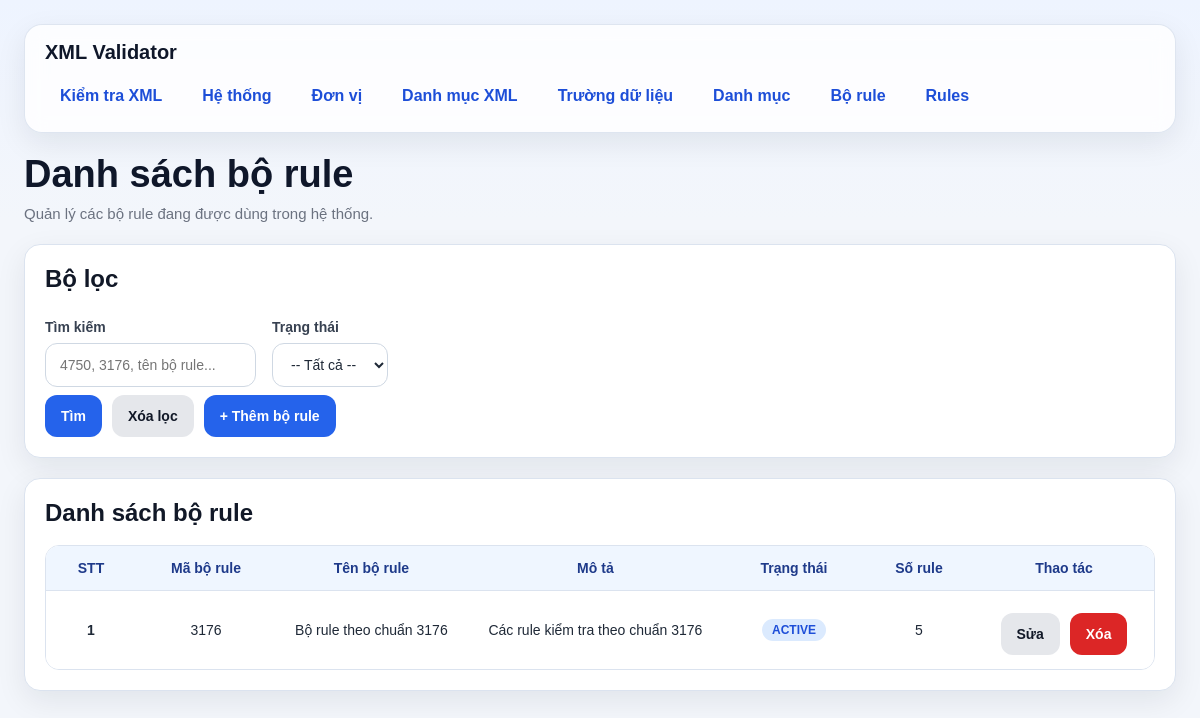
The app's page /rule-sets/ with its own data.
### models/rule_model.py (models this page shows, shortened)
class BoRule(db.Model):
    __tablename__ = "bo_rule"
    id = db.Column(db.Integer, primary_key=True)
    ma_bo_rule = db.Column(db.String(100), nullable=False, unique=True)
    ten_bo_rule = db.Column(db.String(255), nullable=False)
    mo_ta = db.Column(db.String(500), nullable=True)
    is_active = db.Column(db.Boolean, nullable=False, default=True)

### routes/rule_set_routes.py (the view, shortened to what this page needs)
@rule_set_bp.route("/", methods=["GET"])
def list_rule_sets():
    keyword = (request.args.get("keyword") or "").strip()
    status = (request.args.get("status") or "").strip()
    query = BoRule.query
    if status == "active":
        query = query.filter(BoRule.is_active.is_(True))
    elif status == "inactive":
        query = query.filter(BoRule.is_active.is_(False))
    items = query.order_by(BoRule.id.asc()).all()
    return render_template("rule_sets.html", items=items, keyword=keyword, status=status)

### templates/rule_sets.html (shortened to what this page needs)
{% extends "base.html" %}
{% block content %}
<div class="page-header">
    <h1 class="page-title">Danh sách bộ rule</h1>
    <div class="page-subtitle">Quản lý các bộ rule đang được dùng trong hệ thống.</div>
</div>
<div class="card">
    <h2 class="card-title">Bộ lọc</h2>
    <form method="GET">
        <div class="grid">
            <div class="col-6">
                <label>Tìm kiếm</label>
                <input type="text" name="keyword" value="{{ keyword }}" placeholder="4750, 3176, tên bộ rule...">
            </div>
            <div class="col-6">
                <label>Trạng thái</label>
                <select name="status">
                    <option value="">-- Tất cả --</option>
                </select>
            </div>
        </div>
        <div class="actions">
            <button class="btn btn-primary" type="submit">Tìm</button>
            <a href="/rule-sets" class="btn btn-secondary">Xóa lọc</a>
            <a href="/rule-sets/create" class="btn btn-primary">+ Thêm bộ rule</a>
        </div>
    </form>
</div>
<div class="card">
    <h2 class="card-title">Danh sách bộ rule</h2>
    {% if items %}
        <div class="table-wrap">
            <table>
                <thead>
                    <tr>
                        <th style="width: 90px;">STT</th>
                        <th style="width: 140px;">Mã bộ rule</th>
                        <th>Tên bộ rule</th>
                        <th>Mô tả</th>
                        <th style="width: 140px;">Trạng thái</th>
                        <th style="width: 110px;">Số rule</th>
                        <th style="width: 180px;">Thao tác</th>
                    </tr>
                </thead>
                <tbody>
                    {% for x in items %}
                    <tr>
                        <td><strong>{{ loop.index }}</strong></td>
                        <td>{{ x.ma_bo_rule }}</td>
                        <td>{{ x.ten_bo_rule }}</td>
                        <td>{{ x.mo_ta or '' }}</td>
                        <td>
                            {% if x.is_active %}
                                <span class="badge badge-info">ACTIVE</span>
                            {% else %}
                                <span class="badge badge-error">INACTIVE</span>
                            {% endif %}
                        </td>
                        <td>{{ x.rules|length }}</td>
                        <td>
                            <div class="actions actions-center">
                                <a class="btn btn-secondary" href="/rule-sets/{{ x.id }}/edit">Sửa</a>
                                <form class="inline" method="POST" action="/rule-sets/{{ x.id }}/delete" onsubmit="return confirm('Xóa bộ rule này?');">
                                    <button class="btn btn-danger" type="submit">Xóa</button>
                                </form>
                            </div>
                        </td>
                    </tr>
                    {% endfor %}
                </tbody>
            </table>
        </div>
    {% else %}
        <div class="empty-state">Chưa có dữ liệu bộ rule.</div>
    {% endif %}
</div>
{% endblock %}

### templates/base.html (style rules this page uses)
* { box-sizing: border-box; }
:root { --bg: #f3f6fb; --card: #ffffff; --card-soft: #f8fafc; --border: #dbe3ef; --text: #1f2937; --muted: #6b7280; --primary: #2563eb; --primary-hover: #1d4ed8; --danger: #dc2626; --danger-hover: #b91c1c; --success-bg: #dcfce7; --success-text: #166534; --warning-bg: #fef3c7; --warning-text: #92400e; --error-bg: #fee2e2; --error-text: #991b1b; --shadow: 0 10px 30px rgba(15, 23, 42, 0.08); --radius: 16px; }
body { margin: 0; font-family: Arial, Helvetica, sans-serif; background: linear-gradient(180deg, #eef4ff 0%, var(--bg) 220px); color: var(--text); }
.page-header { margin-bottom: 22px; }
.page-title { margin: 0; font-size: 38px; line-height: 1.15; color: #0f172a; }
.page-subtitle { margin-top: 8px; color: var(--muted); font-size: 15px; }
.card { background: var(--card); border: 1px solid var(--border); border-radius: var(--radius); box-shadow: var(--shadow); padding: 20px; margin-bottom: 20px; }
.card-title { margin: 0 0 18px 0; font-size: 24px; font-weight: 700; color: #111827; }
.grid { display: flex; grid-template-columns: repeat(12, 1fr); gap: 16px; }
.col-6 { grid-column: span 6; }
label { display: block; font-size: 14px; font-weight: 700; margin-bottom: 8px; margin-top: 8px; color: #374151; }
input[type="text"], input[type="date"], input[type="file"], input[type="password"], input[type="number"], select, textarea { width: 100%; min-height: 44px; border: 1px solid #cfd8e3; border-radius: 12px; padding: 10px 14px; font-size: 14px; background: #fff; color: var(--text); outline: none; transition: border-color 0.2s, box-shadow 0.2s; }
.actions { display: flex; flex-wrap: wrap; gap: 10px; margin-top: 8px; }
.actions-center { justify-content: center; }
.btn, button { border: none; min-height: 42px; padding: 10px 16px; border-radius: 12px; cursor: pointer; font-weight: 700; font-size: 14px; text-decoration: none; display: inline-flex; align-items: center; justify-content: center; transition: 0.2s ease; }
.btn-primary { background: var(--primary); color: white; }
.btn-secondary { background: #e5e7eb; color: #111827; }
.btn-danger { background: var(--danger); color: white; }
.badge { display: inline-flex; align-items: center; justify-content: center; border-radius: 999px; padding: 5px 10px; font-size: 12px; font-weight: 700; line-height: 1; white-space: nowrap; }
.badge-info { background: #dbeafe; color: #1d4ed8; }
.table-wrap { overflow-x: auto; border: 1px solid var(--border); border-radius: 14px; }
table { width: 100%; border-collapse: collapse; background: white; }
th { background: #eff6ff; color: #1e3a8a; font-size: 14px; font-weight: 700; text-align: center; padding: 14px 12px; border-bottom: 1px solid var(--border); }
td { padding: 14px 12px; border-bottom: 1px solid #e5e7eb; vertical-align: middle; font-size: 14px; text-align: center; }
tbody tr:last-child td { border-bottom: none; }
.inline { display: inline; }

### records on screen
BoRule: ma_bo_rule "3176", ten_bo_rule "Bộ rule theo chuẩn 3176", mo_ta "Các rule kiểm tra theo chuẩn 3176", is_active "ACTIVE", rules|length "5"
